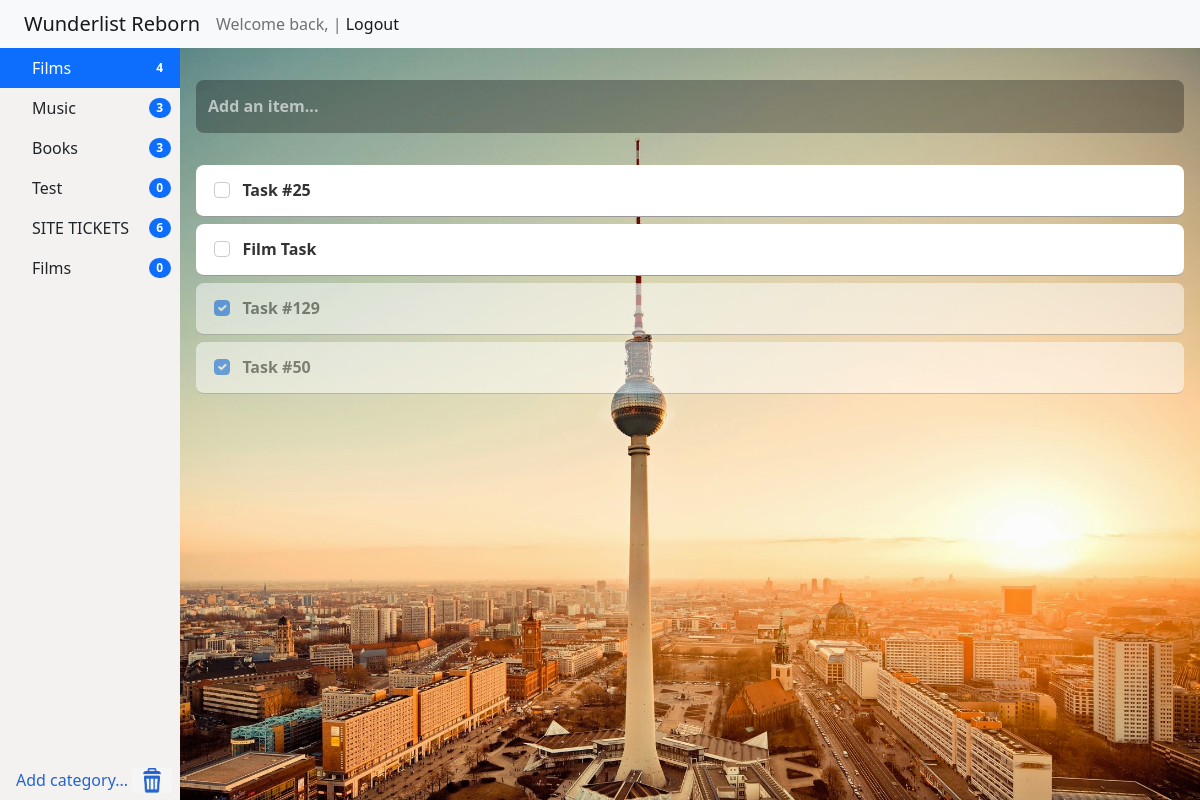
/1/ (signed in), run on the app's committed database.
### tasks/models.py (models this page shows, shortened)
class Category(models.Model):
    title = models.CharField(max_length=150, db_index=True, verbose_name="Название категории")
    user = models.ForeignKey(User, on_delete=models.CASCADE, default=2)
    def get_absolute_url(self):
        return reverse_lazy('category', kwargs={"category_id": self.id})
    class Meta:
        verbose_name = 'Category'
        verbose_name_plural = 'Categories'
        ordering = ['title']

class Tasks(models.Model):
    title = models.CharField(max_length=100, verbose_name="To-Do")
    created_at = models.DateTimeField(auto_now_add=True, verbose_name="Дата публикации")
    updated_at = models.DateTimeField(auto_now=True, verbose_name='Обновлено')
    is_done = models.BooleanField(default=False, verbose_name='Is done')
    category = models.ForeignKey('Category', verbose_name="Category", on_delete=models.CASCADE)
    user = models.ForeignKey(User, on_delete=models.CASCADE, default=1)
    content = models.TextField(max_length=300, verbose_name="Content", null=True, blank=True)
    class Meta:
        verbose_name = 'Task'
        verbose_name_plural = 'Tasks'
        ordering = ['-created_at']

### tasks/views.py (the view)
# urls.py: path('<int:category_id>/', view_category, name='category'),
def view_category(request, category_id):
    user = request.user.id
    get_object_or_404(Category, user=user, pk=category_id)
    form = TasksForm()
    cat_form = CreateCategoryForm()
    tasks = Tasks.objects.filter(category_id=category_id, user_id=user).select_related('category').order_by('is_done')
    context = {
        'tasks': tasks,
        'form': form,
        'category_id': category_id,
        'user': user,
        'cat_form': cat_form,
    }
    return render(request, 'tasks/my_category.html', context=context)

### tasks/forms.py
class TasksForm(forms.ModelForm):
    class Meta:
        model = Tasks
        fields = ['title', 'category', 'user']
        widgets = {
            'title': forms.TextInput(attrs={'class': 'form-control no-border', 'placeholder': 'Add an item...'})
        }

class CreateCategoryForm(forms.ModelForm):
    class Meta:
        model = Category
        fields = ['title', 'user']
        widgets = {
            'title': forms.TextInput(attrs={'class': 'create-category', 'placeholder': 'Add category...', 'id': 'create_category'}),
        }

### tasks/templatetags/tasks_tags.py (called while the page is built)
@register.inclusion_tag('tasks/list_categories.html', takes_context=True )
def show_categories(context):
    request = context['request']
    category_id = int(str(request.path).split('/')[1])
    user_id = request.user.id
    form = CreateCategoryForm(initial={'user': user_id})
    categories = Category.objects.filter(user_id=user_id).annotate(cnt=Count('tasks', filter=Q(tasks__user_id__exact=user_id)))
    if len(categories) >= 2 :
        first_category = categories[0].pk
        second_category = categories[1].pk
        return {"categories": categories, "cat_form": form, "category_id": category_id,
                "first_category": first_category, "second_category": second_category}
    return {"categories": categories, "cat_form": form, "category_id": category_id, "user_id": user_id}

### tasks/templates/tasks/my_category.html (shortened to what this page needs)
{% extends 'base.html' %}
{% load crispy_forms_tags %}
{% load static %} <link rel="stylesheet" type="text/css" href="{% static 'css/style.css' %}">
{% block sidebar %}
<div id="sidebar">
{% include 'inc/_sidebar.html' %}
</div>
{% endblock %}
{% block content %}
<div class="create-task">
    <form id="myForm" action="" name="task_form" method="post">
    <div class="control-group">
        {{ form.title }}
    </div>
    </form>
</div>
<div id="container">
    <div id="tasks">
    {% for item in tasks %}
        {% if item.is_done == 0 %}
            <a class="a_{{item.pk}}" href="{% url 'view_tasks' item.category.id item.pk %}">
            <div class="card-body rounded text">
            <form action="" method="post">
              <div class="form-check">
                    <input class="form-check-input checked no-border" type="checkbox" name="{{ item.pk }}">
                    {{item.title}}
              </div>
            </form>
            </div>
            </a>
        {% else %}
           <a class="a_{{item.pk}}" href="{% url 'view_tasks' item.category.id item.pk %}">
            <div class="card-body rounded text done-task">
            <form  action="" method="post">
              <div class="form-check">
                    <input class="form-check-input checked no-border" type="checkbox" name="{{ item.pk }}"
                           checked >
                    {{item.title}}
              </div>
            </form>
            </div>
            </a>
        {% endif %}
    {% endfor %}
    </div>
</div>
{% endblock %}

### tasks/templates/tasks/list_categories.html (shortened to what this page needs)
<div class="container">
    {% for item in categories %}
        {% if item.pk == category_id %}
        <a href="{{ item.get_absolute_url }}" class="list-group-item list-group-item-action active" aria-current="true">
        {{item.title}} <span class="badge bg-primary rounded-pill">{{ item.cnt }}</span>
        </a>
        {% else %}
        <a href="{{ item.get_absolute_url }}"
           class="list-group-item list-group-item-action">
            {{item.title}} <span class="badge bg-primary rounded-pill">{{ item.cnt }}</span>
        </a>
        {% endif %}
    {% endfor %}
</div>
<div class="category-stuff">
    <div class="create-category">
        <form id="create_category" name="create_category" action="" method="post">
            {{cat_form.title}}
        </form>
    </div>
    <div class="delete-category">
        <form action="{% url 'delete_category' category_id %}" method="post">
            <button type="submit" class="btn no-border">
                <img src="../../static/css/pomoika.jpg" width="40" height="25">
            </button>
        </form>
    </div>
</div>

### mysite/static/css/style.css (style rules this page uses)
html { height: 100%; }
body { height: 100%; }
.card-body { color: #333333; font-weight: 600; margin-top: 0.4rem; background: white; border-bottom: 1.5px solid #999999 !important; padding: 0.8rem; margin-left: 1rem; margin-right: 1rem; }
.form-check .form-check-input { margin-right: 0.8rem; }
.container { height: 94%; width: 100%; padding-right: 0; padding-left: 0; margin-right: 0; margin-left: 0; }
.list-group-item { background: #f3f2f1; border: None; padding-left: 2rem; }
.badge { position: absolute; right: 5%; top: 25%; }
a { color: #333333; text-decoration: None; }
.no-border { box-shadow: none !important; }
.form-check { padding-left: 1.8rem; }
.form-control { padding: 0.9rem 0.75rem; background: rgba(0, 0, 0, 0.3) !important; font-weight: 600; border: 0; color: white !important; border-radius: 0.5rem; }
.checked { border-color: #cccccc; }
.control-group { margin-left: 1rem; margin-bottom: 2rem; margin-top: 2rem; margin-right: 1rem; }
#id_title::placeholder { opacity: 0.6 !important; color:white !important; }
.create-category { width: 15rem; height: 2.5rem; background: #f3f2f1; border: 0; padding-left: 0.5rem; }
#create_category::placeholder { color: #2564cf; font-weight: 500; }
input { outline:none !important; }
.rounded { border-radius: 0.50rem!important; }
.active { background: #d0e3f7; }
.done-task { opacity: 0.5; }
.delete-category { position: absolute; bottom: 0; right: -5px; }
.category-stuff { bottom: 0; position: fixed; width:15%; }

### data on the page
Category: title "Films", cnt "4"
Category: title "Music", cnt "3"
Category: title "Books", cnt "3"
Category: title "Test", cnt "0"
Category: title "SITE TICKETS", cnt "6"
Category: title "Films", cnt "0"
Tasks: title "Task #25"
Tasks: title "Film Task"
Tasks: title "Task #129"
Tasks: title "Task #50"
